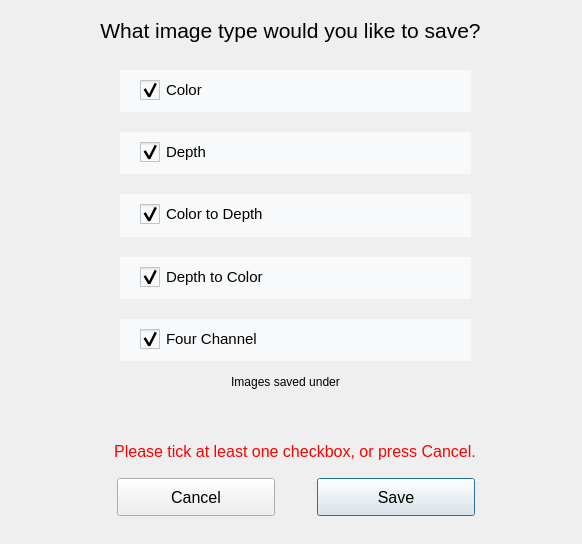
<?xml version="1.0" encoding="UTF-8"?>
<ui version="4.0">
 <class>SaveImageDialogUI</class>
 <widget class="QDialog" name="SaveImageDialogUI">
  <property name="geometry">
   <rect>
    <x>0</x>
    <y>0</y>
    <width>582</width>
    <height>544</height>
   </rect>
  </property>
  <property name="windowTitle">
   <string>Dialog</string>
  </property>
  <widget class="QWidget" name="verticalLayoutWidget">
   <property name="geometry">
    <rect>
     <x>120</x>
     <y>70</y>
     <width>351</width>
     <height>291</height>
    </rect>
   </property>
   <layout class="QVBoxLayout" name="verticalLayout">
    <property name="spacing">
     <number>20</number>
    </property>
    <item>
     <widget class="QWidget" name="widget" native="true">
      <property name="styleSheet">
       <string notr="true">background-color: rgb(247, 249, 251)</string>
      </property>
      <widget class="QWidget" name="verticalLayoutWidget_3">
       <property name="geometry">
        <rect>
         <x>20</x>
         <y>0</y>
         <width>221</width>
         <height>41</height>
        </rect>
       </property>
       <layout class="QVBoxLayout" name="verticalLayout_2">
        <item>
         <widget class="QCheckBox" name="checkBoxColor">
          <property name="font">
           <font>
            <pointsize>11</pointsize>
           </font>
          </property>
          <property name="styleSheet">
           <string notr="true">QCheckBox::indicator {
	width: 20px;
	height: 20px;
}

QCheckBox::indicator:unchecked {
	
}
</string>
          </property>
          <property name="text">
           <string>Color</string>
          </property>
          <property name="checked">
           <bool>true</bool>
          </property>
         </widget>
        </item>
       </layout>
      </widget>
     </widget>
    </item>
    <item>
     <widget class="QWidget" name="widget_5" native="true">
      <property name="styleSheet">
       <string notr="true">background-color: rgb(247, 249, 251)</string>
      </property>
      <widget class="QWidget" name="verticalLayoutWidget_7">
       <property name="geometry">
        <rect>
         <x>20</x>
         <y>0</y>
         <width>221</width>
         <height>41</height>
        </rect>
       </property>
       <layout class="QVBoxLayout" name="verticalLayout_5">
        <item>
         <widget class="QCheckBox" name="checkBoxDepth">
          <property name="font">
           <font>
            <pointsize>11</pointsize>
           </font>
          </property>
          <property name="styleSheet">
           <string notr="true">QCheckBox::indicator {
	width: 20px;
	height: 20px;
}

QCheckBox::indicator:unchecked {
	
}
</string>
          </property>
          <property name="text">
           <string>Depth</string>
          </property>
          <property name="checked">
           <bool>true</bool>
          </property>
         </widget>
        </item>
       </layout>
      </widget>
     </widget>
    </item>
    <item>
     <widget class="QWidget" name="widget_2" native="true">
      <property name="styleSheet">
       <string notr="true">background-color: rgb(247, 249, 251)</string>
      </property>
      <widget class="QWidget" name="verticalLayoutWidget_5">
       <property name="geometry">
        <rect>
         <x>20</x>
         <y>0</y>
         <width>221</width>
         <height>41</height>
        </rect>
       </property>
       <layout class="QVBoxLayout" name="verticalLayout_3">
        <item>
         <widget class="QCheckBox" name="checkBoxColorToDepth">
          <property name="font">
           <font>
            <pointsize>11</pointsize>
           </font>
          </property>
          <property name="styleSheet">
           <string notr="true">QCheckBox::indicator {
	width: 20px;
	height: 20px;
}

QCheckBox::indicator:unchecked {
	
}
</string>
          </property>
          <property name="text">
           <string>Color to Depth</string>
          </property>
          <property name="checked">
           <bool>true</bool>
          </property>
         </widget>
        </item>
       </layout>
      </widget>
     </widget>
    </item>
    <item>
     <widget class="QWidget" name="widget_4" native="true">
      <property name="styleSheet">
       <string notr="true">background-color: rgb(247, 249, 251)</string>
      </property>
      <widget class="QWidget" name="verticalLayoutWidget_6">
       <property name="geometry">
        <rect>
         <x>20</x>
         <y>0</y>
         <width>221</width>
         <height>41</height>
        </rect>
       </property>
       <layout class="QVBoxLayout" name="verticalLayout_4">
        <item>
         <widget class="QCheckBox" name="checkBoxDepthToColor">
          <property name="font">
           <font>
            <pointsize>11</pointsize>
           </font>
          </property>
          <property name="styleSheet">
           <string notr="true">QCheckBox::indicator {
	width: 20px;
	height: 20px;
}

QCheckBox::indicator:unchecked {
	
}
</string>
          </property>
          <property name="text">
           <string>Depth to Color</string>
          </property>
          <property name="checked">
           <bool>true</bool>
          </property>
         </widget>
        </item>
       </layout>
      </widget>
     </widget>
    </item>
    <item>
     <widget class="QWidget" name="widget_6" native="true">
      <property name="styleSheet">
       <string notr="true">background-color: rgb(247, 249, 251)</string>
      </property>
      <widget class="QWidget" name="verticalLayoutWidget_8">
       <property name="geometry">
        <rect>
         <x>20</x>
         <y>0</y>
         <width>221</width>
         <height>41</height>
        </rect>
       </property>
       <layout class="QVBoxLayout" name="verticalLayout_6">
        <item>
         <widget class="QCheckBox" name="checkBoxFourChannel">
          <property name="font">
           <font>
            <pointsize>11</pointsize>
           </font>
          </property>
          <property name="styleSheet">
           <string notr="true">QCheckBox::indicator {
	width: 20px;
	height: 20px;
}

QCheckBox::indicator:unchecked {
	
}
</string>
          </property>
          <property name="text">
           <string>Four Channel</string>
          </property>
          <property name="checked">
           <bool>true</bool>
          </property>
         </widget>
        </item>
       </layout>
      </widget>
     </widget>
    </item>
   </layout>
  </widget>
  <widget class="QLabel" name="title">
   <property name="geometry">
    <rect>
     <x>10</x>
     <y>10</y>
     <width>561</width>
     <height>41</height>
    </rect>
   </property>
   <property name="layoutDirection">
    <enum>Qt::LeftToRight</enum>
   </property>
   <property name="styleSheet">
    <string notr="true">font: 12px &quot;MS Shell Dlg 2&quot;;</string>
   </property>
   <property name="text">
    <string>&lt;html&gt;&lt;head/&gt;&lt;body&gt;&lt;p align=&quot;center&quot;&gt;&lt;span style=&quot; font-size:16pt;&quot;&gt;What image type would you like to save?&lt;/span&gt;&lt;/p&gt;&lt;/body&gt;&lt;/html&gt;</string>
   </property>
  </widget>
  <widget class="QLabel" name="imageSavePath">
   <property name="geometry">
    <rect>
     <x>40</x>
     <y>372</y>
     <width>491</width>
     <height>61</height>
    </rect>
   </property>
   <property name="styleSheet">
    <string notr="true"/>
   </property>
   <property name="text">
    <string>&lt;html&gt;&lt;head/&gt;&lt;body&gt;&lt;p align=&quot;center&quot;&gt;Images saved under&lt;/p&gt;&lt;p align=&quot;center&quot;&gt;&lt;br/&gt;&lt;/p&gt;&lt;/body&gt;&lt;/html&gt;</string>
   </property>
  </widget>
  <widget class="QDialogButtonBox" name="buttonBoxSave">
   <property name="geometry">
    <rect>
     <x>300</x>
     <y>472</y>
     <width>191</width>
     <height>51</height>
    </rect>
   </property>
   <property name="minimumSize">
    <size>
     <width>0</width>
     <height>0</height>
    </size>
   </property>
   <property name="layoutDirection">
    <enum>Qt::LeftToRight</enum>
   </property>
   <property name="styleSheet">
    <string notr="true">QWidget {
	width: 150px;
	height: 30px;
	font-size: 16px;
}</string>
   </property>
   <property name="orientation">
    <enum>Qt::Horizontal</enum>
   </property>
   <property name="standardButtons">
    <set>QDialogButtonBox::Save</set>
   </property>
   <property name="centerButtons">
    <bool>true</bool>
   </property>
  </widget>
  <widget class="QDialogButtonBox" name="buttonBoxCancel">
   <property name="geometry">
    <rect>
     <x>100</x>
     <y>472</y>
     <width>191</width>
     <height>51</height>
    </rect>
   </property>
   <property name="minimumSize">
    <size>
     <width>0</width>
     <height>0</height>
    </size>
   </property>
   <property name="layoutDirection">
    <enum>Qt::LeftToRight</enum>
   </property>
   <property name="styleSheet">
    <string notr="true">QWidget {
	width: 150px;
	height: 30px;
	font-size: 16px;
}</string>
   </property>
   <property name="orientation">
    <enum>Qt::Horizontal</enum>
   </property>
   <property name="standardButtons">
    <set>QDialogButtonBox::Cancel</set>
   </property>
   <property name="centerButtons">
    <bool>true</bool>
   </property>
  </widget>
  <widget class="QLabel" name="warningLabel">
   <property name="geometry">
    <rect>
     <x>20</x>
     <y>432</y>
     <width>550</width>
     <height>40</height>
    </rect>
   </property>
   <property name="styleSheet">
    <string notr="true">font: 12px &quot;MS Shell Dlg 2&quot;;</string>
   </property>
   <property name="text">
    <string>&lt;html&gt;&lt;head/&gt;&lt;body&gt;&lt;p align=&quot;center&quot;&gt;&lt;span style=&quot; font-size:12pt; color:#ff0000;&quot;&gt;Please tick at least one checkbox, or press Cancel.&lt;/span&gt;&lt;/p&gt;&lt;/body&gt;&lt;/html&gt;</string>
   </property>
  </widget>
 </widget>
 <resources>
  <include location="desktopapp.qrc"/>
 </resources>
 <connections/>
</ui>
